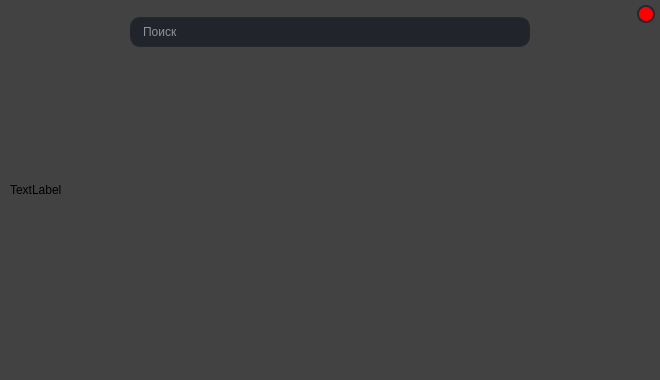
<?xml version="1.0" encoding="UTF-8"?>
<ui version="4.0">
 <class>MainWindow</class>
 <widget class="QMainWindow" name="MainWindow">
  <property name="geometry">
   <rect>
    <x>0</x>
    <y>0</y>
    <width>660</width>
    <height>380</height>
   </rect>
  </property>
  <property name="sizePolicy">
   <sizepolicy hsizetype="Fixed" vsizetype="Fixed">
    <horstretch>0</horstretch>
    <verstretch>0</verstretch>
   </sizepolicy>
  </property>
  <property name="minimumSize">
   <size>
    <width>660</width>
    <height>380</height>
   </size>
  </property>
  <property name="maximumSize">
   <size>
    <width>660</width>
    <height>380</height>
   </size>
  </property>
  <property name="windowTitle">
   <string>MainWindow</string>
  </property>
  <property name="styleSheet">
   <string notr="true">background-color: rgb(66, 66, 66);</string>
  </property>
  <widget class="QWidget" name="centralwidget">
   <widget class="QLabel" name="label">
    <property name="geometry">
     <rect>
      <x>10</x>
      <y>10</y>
      <width>640</width>
      <height>360</height>
     </rect>
    </property>
    <property name="sizePolicy">
     <sizepolicy hsizetype="Fixed" vsizetype="Fixed">
      <horstretch>0</horstretch>
      <verstretch>0</verstretch>
     </sizepolicy>
    </property>
    <property name="minimumSize">
     <size>
      <width>640</width>
      <height>360</height>
     </size>
    </property>
    <property name="maximumSize">
     <size>
      <width>640</width>
      <height>360</height>
     </size>
    </property>
    <property name="text">
     <string>TextLabel</string>
    </property>
   </widget>
   <widget class="QPushButton" name="pushButton">
    <property name="geometry">
     <rect>
      <x>637</x>
      <y>5</y>
      <width>18</width>
      <height>18</height>
     </rect>
    </property>
    <property name="font">
     <font>
      <family>Arial</family>
      <pointsize>8</pointsize>
     </font>
    </property>
    <property name="styleSheet">
     <string notr="true">QPushButton {
	background-color: rgb(255, 0, 0);
	border: 2px solid rgb(37, 39, 48);
	border-radius: 9px;
	color: #FFF;
	padding-left: 1px;
	padding-right: 1px;}
QPushButton:hover {background-color: rgb(170, 0, 0) }
QPushButton:hover:pressed {background-color: rgb(150, 150, 150)}</string>
    </property>
    <property name="text">
     <string/>
    </property>
    <property name="iconSize">
     <size>
      <width>16</width>
      <height>16</height>
     </size>
    </property>
   </widget>
   <widget class="QLineEdit" name="lineEdit">
    <property name="geometry">
     <rect>
      <x>130</x>
      <y>17</y>
      <width>400</width>
      <height>30</height>
     </rect>
    </property>
    <property name="styleSheet">
     <string notr="true">border: 1px solid rgb(37, 39, 48) ;
border-radius: 10px;
color: #FFF;
padding-left: 10px;
padding-right: 10px;
background-color: rgb(34, 36, 44);
</string>
    </property>
    <property name="placeholderText">
     <string>Поиск</string>
    </property>
   </widget>
   <widget class="QPushButton" name="pushButton_2">
    <property name="geometry">
     <rect>
      <x>505</x>
      <y>20</y>
      <width>24</width>
      <height>24</height>
     </rect>
    </property>
    <property name="font">
     <font>
      <family>Arial</family>
      <pointsize>8</pointsize>
     </font>
    </property>
    <property name="focusPolicy">
     <enum>Qt::NoFocus</enum>
    </property>
    <property name="contextMenuPolicy">
     <enum>Qt::NoContextMenu</enum>
    </property>
    <property name="styleSheet">
     <string notr="true">QPushButton {
	background-color: rgb(34, 36, 44);
	border: 2px solid rgb(34, 36, 44);
	border-radius: 9px;
	padding-left: 1px;
	padding-right: 1px;}</string>
    </property>
    <property name="text">
     <string/>
    </property>
    <property name="iconSize">
     <size>
      <width>16</width>
      <height>16</height>
     </size>
    </property>
   </widget>
   <widget class="QPushButton" name="pushButton_3">
    <property name="geometry">
     <rect>
      <x>480</x>
      <y>20</y>
      <width>24</width>
      <height>24</height>
     </rect>
    </property>
    <property name="font">
     <font>
      <family>Arial</family>
      <pointsize>8</pointsize>
     </font>
    </property>
    <property name="focusPolicy">
     <enum>Qt::NoFocus</enum>
    </property>
    <property name="contextMenuPolicy">
     <enum>Qt::NoContextMenu</enum>
    </property>
    <property name="styleSheet">
     <string notr="true">QPushButton {
	background-color: rgb(34, 36, 44);
	border: 2px solid rgb(34, 36, 44);
	border-radius: 9px;
	padding-left: 1px;
	padding-right: 1px;}</string>
    </property>
    <property name="text">
     <string/>
    </property>
    <property name="iconSize">
     <size>
      <width>16</width>
      <height>16</height>
     </size>
    </property>
   </widget>
  </widget>
 </widget>
 <resources/>
 <connections/>
</ui>
